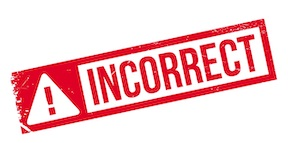
#> input picture incorrect.jpg, 288 x 143 px, found by its file name
$ python resizing_imgs.py
#> lines starting #> are read from the running program, lines starting #| are printed output that depends on the picture
from PIL import Image

# [23 lines of commented-out code are left out]

file = 'images/incorrect.jpg'
img = Image.open(file)
#> img is the input picture: PIL image 288x143 RGB; mean R, G, B 245, 202, 206
icon_pic = img.resize((101, 76))
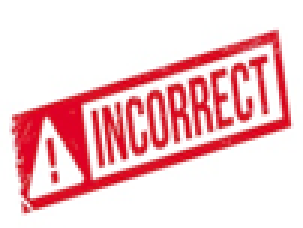
#> icon_pic: PIL image 101x76 RGB (shown 3 times larger); mean R, G, B 244.8, 201.7, 205.7
icon_pic.show()
icon_pic.save('incorrect_resize.jpg')

$ run again, with seal_of_approval_img.png saved as incorrect.jpg
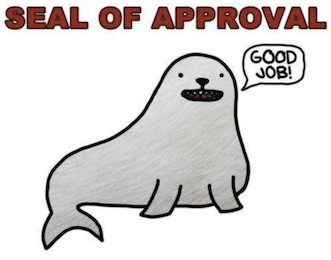
#> input picture seal_of_approval_img.png, 331 x 260 px, found by its file name
#> img is the input picture: PIL image 331x260 RGB; mean R, G, B 220.7, 216.8, 215.9
#> `icon_pic = img.resize((101, 76))`:
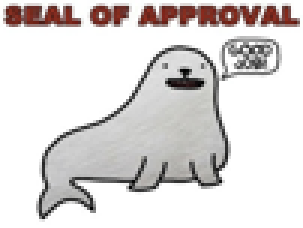
#> icon_pic: PIL image 101x76 RGB (shown 3 times larger); mean R, G, B 220.5, 216.6, 215.8
